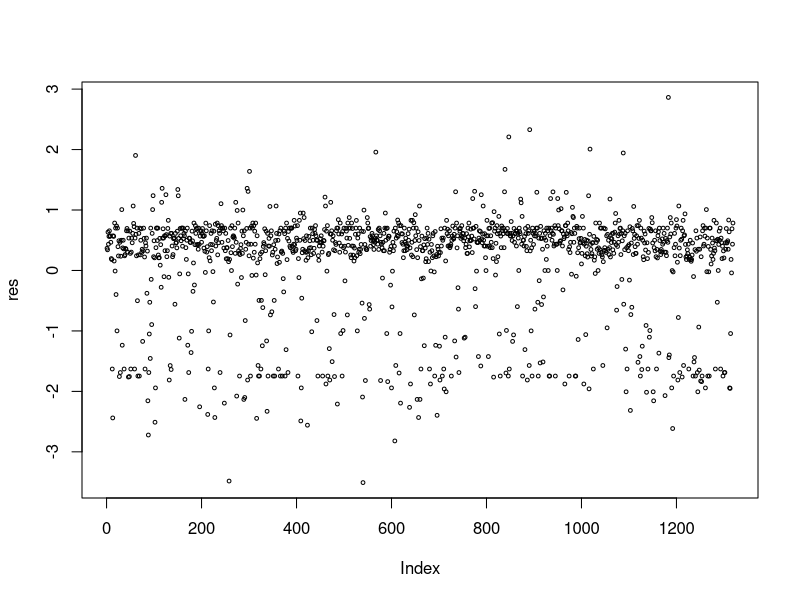

Write the R code that produced this figure.
## ---- chunk 1
knitr::opts_chunk$set(echo = TRUE)
## ---- chunk 2
#install.packages('AER')
library(AER)
data("CreditCard")
head(CreditCard)
## ---- chunk 3
str(CreditCard)
## ---- chunk 4
model <- glm(card  ~ ., family = 'binomial', CreditCard)
summary(model)
## ---- chunk 5
Dev1 <- 13336.2 - 1404.6
df1 <- 1319 - 11
Dev1
## ---- chunk 6
qchisq(1- .05, 1308)

## ---- chunk 7
model.reduced <- step(model)
## ---- chunk 8
summary(model.reduced)
## ---- chunk 9
model.reduced2 <- glm(formula = card ~ reports + dependents + active, 
    family = "binomial", data = CreditCard)
summary(model.reduced2)
## ---- chunk 10
# Residuals
res <- residuals(model.reduced2)

## ---- chunk 11
plot(res, cex = .5)
## ---- chunk 12
fitted<- model.reduced2$fitted.values
head(fitted)
## ---- chunk 13
# Prediction in terms of {0,1}
summary(fitted)
## ---- chunk 14
# Chose predictions, using probability > 0.8484
prediction<- ifelse(fitted>= 0.8484, 1, 0)
table(prediction)
## ---- chunk 15
table(CreditCard$card, prediction)
## ---- chunk 16
true.positive <- 615
true.negative <- 250
total <- 615 + 408 + 46 + 250
accuracy = (true.positive + true.negative) / total
accuracy
